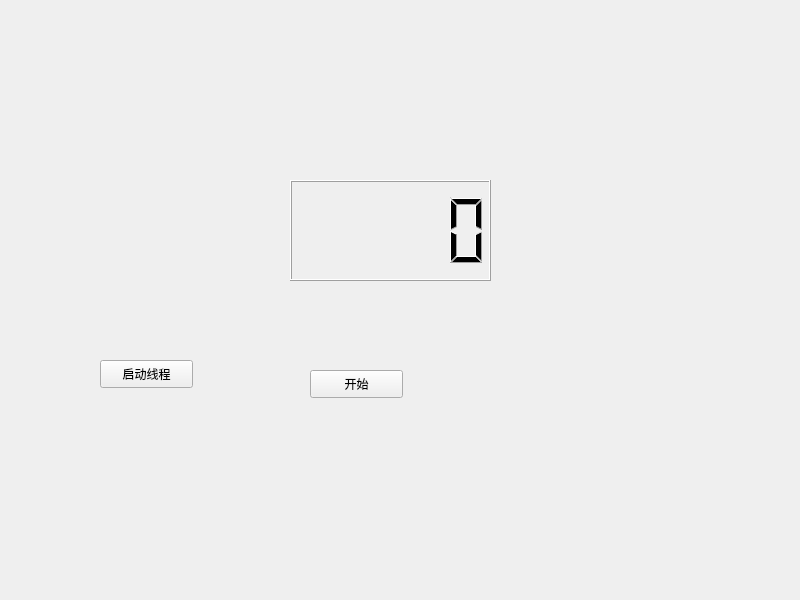
<?xml version="1.0" encoding="UTF-8"?>
<ui version="4.0">
 <class>Widget</class>
 <widget class="QWidget" name="Widget">
  <property name="geometry">
   <rect>
    <x>0</x>
    <y>0</y>
    <width>800</width>
    <height>600</height>
   </rect>
  </property>
  <property name="windowTitle">
   <string>Widget</string>
  </property>
  <widget class="QLCDNumber" name="lcdNumber">
   <property name="geometry">
    <rect>
     <x>290</x>
     <y>180</y>
     <width>201</width>
     <height>101</height>
    </rect>
   </property>
  </widget>
  <widget class="QPushButton" name="pushButton">
   <property name="geometry">
    <rect>
     <x>310</x>
     <y>370</y>
     <width>93</width>
     <height>28</height>
    </rect>
   </property>
   <property name="text">
    <string>开始</string>
   </property>
  </widget>
  <widget class="QPushButton" name="pushButton_2">
   <property name="geometry">
    <rect>
     <x>100</x>
     <y>360</y>
     <width>93</width>
     <height>28</height>
    </rect>
   </property>
   <property name="text">
    <string>启动线程</string>
   </property>
  </widget>
 </widget>
 <resources/>
 <connections/>
</ui>
